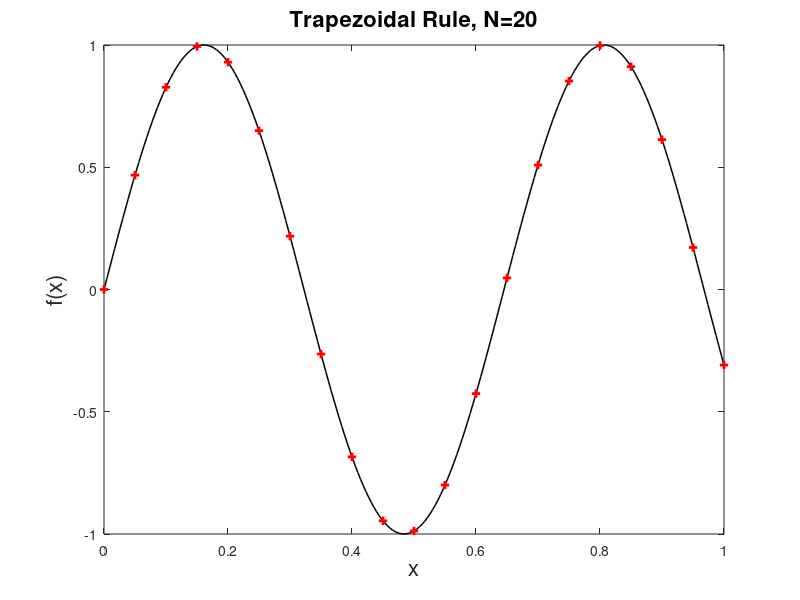

Write the MATLAB code that produced this figure. (Note: this script raises an error after producing the figure.)
%-------------------------------------------------------
lw  =   'linewidth';
fs  =   'fontsize';
intp =  'interpreter';
ltx  =  'latex';
format compact;
%%% Plotting defs

% \int_0^1 sin(k pi x) dx = (1-cos(k pi ))/(k pi)
k = 3.1
I_exact = (1-cos(k*pi))/(k*pi);
hold off

n=200+8*ceil(k); x=(0:n)/n; f=sin(k*pi*x); plot(x,f,'k-',lw,1.1);

for n=2:500;                           %  TRAPEZOIDAL RULE TEST
   x=(0:n)/n; f=sin(k*pi*x);
   I_trap(n-1) = ( sum(f(2:n)) + .5*(f(1)+f(n+1)) ) / n;
   e_trap(n-1) = abs(I_exact - I_trap(n-1));
   n_trap(n-1) = n;
   if n==20; hold on;
      plot(x,f,'r+',lw,2);
      title('Trapezoidal Rule, N=20','FontSize',16);
      xlabel('x','FontSize',16);
      ylabel('f(x)','FontSize',16);
      pause;
    end; 
end;

for N=2:400;
   [z,w] = zwgll(N); x = .5*(z+1);
   f = sin(k*pi*x);
   I_gll(N-1)=.5*sum(w.*f);
   e_gll(N-1)=abs(I_exact-I_gll(N-1))+eps;
   n_gll(N-1)=N;
   if N==20; hold on;
      plot(x,f,'bx',lw,2);
      title('GLL Quadrature, N=20','FontSize',16);
      xlabel('x','FontSize',16);
      ylabel('f(x)','FontSize',16);
      hold off; pause;
end; end;
loglog(n_trap,e_trap,'ro-'); axis square;
title('Trapezoidal Rule Convergence: \int sin(k \pi x)','FontSize',16)
xlabel('N','FontSize',16); ylabel('Integration Error','FontSize',16);
legend('Composite Trapezoidal Rule','location','southwest'); pause
loglog(n_gll,e_gll,'bo-',n_trap,e_trap,'ro-'); axis square;
title('GLL and Trapezoidal Rule Convergence: \int sin(k \pi x)','FontSize',16)
xlabel('N','FontSize',16); ylabel('Integration Error','FontSize',16);
legend('Gauss-Lobatto-Legendre','Composite Trapezoidal Rule','location','southwest'); pause
semilogy(n_gll,e_gll,'bo-',n_trap,e_trap,'ro-'); axis square;
title('GLL and Trapezoidal Rule Convergence: \int sin(k \pi x)','FontSize',16)
xlabel('N','FontSize',16); ylabel('Integration Error','FontSize',16);
legend('Gauss-Lobatto-Legendre','Composite Trapezoidal Rule','location','southwest'); pause

%-------------------------------------------------------